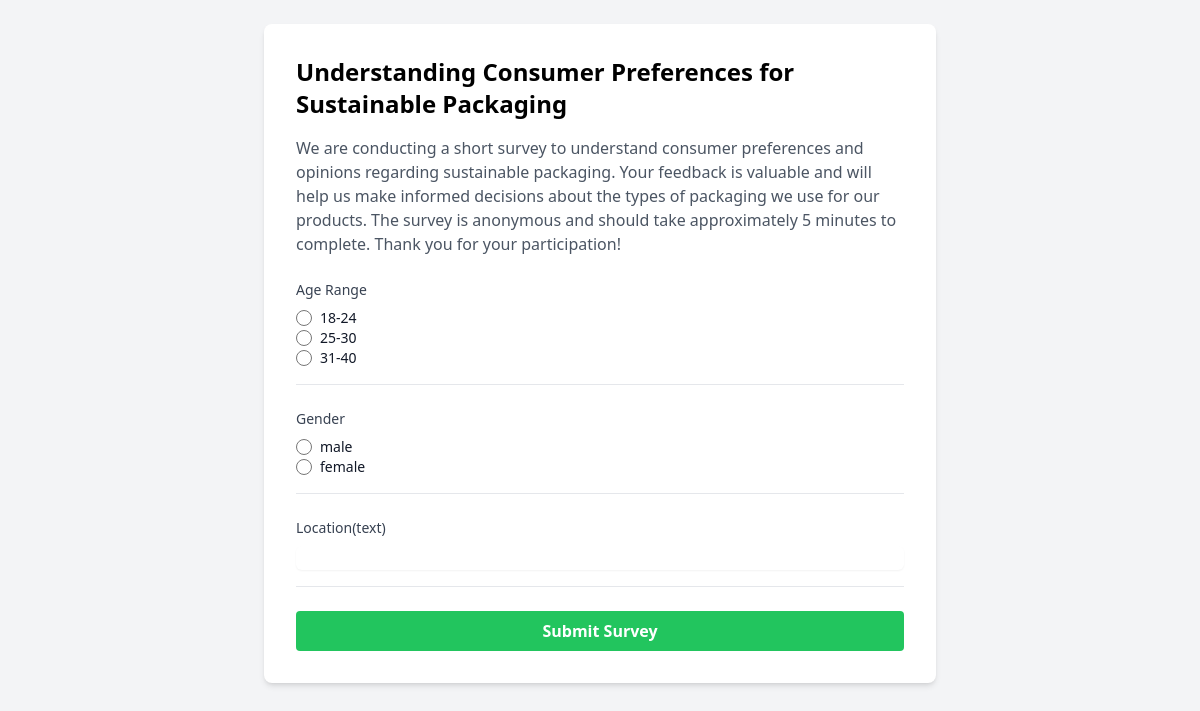
The app's page /survey/take/68iMjQZImlOTuT6g/ with its own data.
### surveys/models.py (models this page shows, shortened)
class Survey(models.Model):
    title = models.CharField(max_length=200)
    description = models.TextField(blank=True, null=True)
    user = models.ForeignKey(
        settings.AUTH_USER_MODEL,
        on_delete=models.CASCADE,
        related_name='surveys',
        null=True  # Allow existing surveys to remain
    )
    created_at = models.DateTimeField(auto_now_add=True)
    updated_at = models.DateTimeField(auto_now=True)
    unique_link = models.CharField(max_length=16, unique=True, blank=True)
    is_active = models.BooleanField(default=True)  # New field to track survey activation status

class Question(models.Model):
    QUESTION_TYPES = [
        ('text', 'Text'),
        ('multiple_choice', 'Multiple Choice'),
        ('checkbox', 'Checkbox'),
        ('radio', 'Radio'),
    ]
    survey = models.ForeignKey(Survey, related_name='questions', on_delete=models.CASCADE)
    text = models.TextField()
    question_type = models.CharField(max_length=20, choices=QUESTION_TYPES)

class Choice(models.Model):
    question = models.ForeignKey(Question, related_name='choices', on_delete=models.CASCADE)
    text = models.CharField(max_length=200)

### surveys/views.py (the view, shortened to what this page needs)
# urls.py: path('take/<str:unique_link>/', TakeSurveyView.as_view(), name='take_survey'),
class TakeSurveyView(View):
    def get(self, request, unique_link):
        survey = get_object_or_404(Survey, unique_link=unique_link)
        return render(request, 'surveys/take_survey.html', {'survey': survey})

### templates/surveys/take_survey.html (shortened to what this page needs)
<!DOCTYPE html>
<html lang="en">
<head>
    <script src="https://cdn.tailwindcss.com"></script>
</head>
<body class="bg-gray-100 p-6">
    <div class="max-w-2xl mx-auto bg-white p-8 rounded-lg shadow-md">
        <h1 class="text-2xl font-bold mb-4">{{ survey.title }}</h1>
        <p class="text-gray-600 mb-6">{{ survey.description }}</p>
        <form method="post" id="surveyForm" class="space-y-6">
            {% for question in survey.questions.all %}
            <div class="border-b pb-4">
                <label class="block text-sm font-medium text-gray-700 mb-2">
                    {{ question.text }}
                </label>
                {% if question.question_type == 'text' %}
                <input type="text" name="question_{{ question.id }}"
                    class="mt-1 block w-full rounded-md border-gray-300 shadow-sm">
                {% elif question.question_type == 'multiple_choice' or question.question_type == 'radio' %}
                {% for choice in question.choices.all %}
                <div class="flex items-center">
                    <input type="radio" name="question_{{ question.id }}" value="{{ choice.id }}"
                        class="h-4 w-4 border-gray-300 text-indigo-600 focus:ring-indigo-500">
                    <label class="ml-2 block text-sm text-gray-900">{{ choice.text }}</label>
                </div>
                {% endfor %}
                {% endif %}
            </div>
            {% endfor %}
            <button type="submit"
                class="w-full bg-green-500 hover:bg-green-700 text-white font-bold py-2 px-4 rounded">
                Submit Survey
            </button>
        </form>
    </div>
</body>
</html>

### records on screen
Survey: title "Understanding Consumer Preferences for Sustainable Packaging", description "We are conducting a short survey to understand consumer preferences and opinions regarding sustainable packaging. Your feedback is valuable and will help us make informed decisions about the types of packaging we use for our products. The survey is anonymous and should take approximately 5 minutes to complete. Thank you for your participation!"
Question: text "Age Range"
Choice: text "18-24"
Choice: text "25-30"
Choice: text "31-40"
Question: text "Gender"
Choice: text "male"
Choice: text "female"
Question: text "Location(text)"
